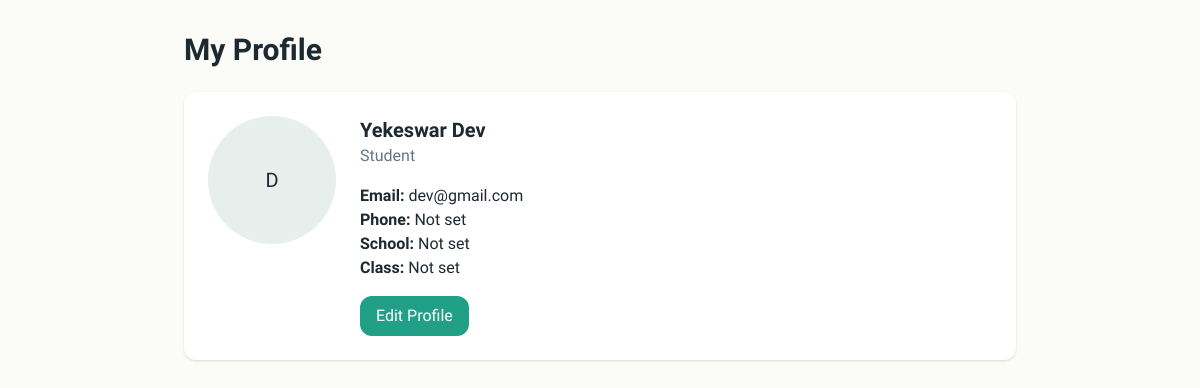
/accounts/profile/ (signed in), run on the app's committed database.
### apps/accounts/models.py (models this page shows, shortened)
class UserProfile(models.Model):
    ROLE_CHOICES = (
        ('student', 'Student'),
        ('teacher', 'Teacher'),
        ('admin', 'Administrator'),
    )
    user = models.OneToOneField(User, on_delete=models.CASCADE, related_name='profile')
    role = models.CharField(max_length=20, choices=ROLE_CHOICES, default='student')
    bio = models.TextField(blank=True, null=True)
    profile_picture = models.ImageField(upload_to='profiles/', blank=True, null=True)
    phone = models.CharField(max_length=20, blank=True, null=True)
    date_of_birth = models.DateField(blank=True, null=True)
    school_name = models.CharField(max_length=255, blank=True, null=True)
    class_name = models.CharField(max_length=50, blank=True, null=True)
    is_verified = models.BooleanField(default=False)
    created_at = models.DateTimeField(auto_now_add=True)
    updated_at = models.DateTimeField(auto_now=True)
    class Meta:
        ordering = ['-created_at']

### apps/accounts/views.py (the view)
# urls.py: path('profile/', views.profile_view, name='profile_view'),
@login_required
def profile_view(request):
    return render(request, "accounts/profile.html", {
        "profile": request.user.profile,
        "stats": request.user.gamification_stats
    })

### apps/classroom/templates/accounts/profile.html (shortened to what this page needs)
{% extends 'base.html' %}
{% block content %}
<div class="min-h-screen p-8 max-w-4xl mx-auto">
    <h1 class="text-3xl font-bold mb-6">My Profile</h1>
    <div class="bg-card p-6 rounded-xl shadow flex gap-6">
        <div>
            {% if profile.profile_picture %}
                <img src="{{ profile.profile_picture.url }}" class="w-32 h-32 rounded-full object-cover" />
            {% else %}
                <div class="w-32 h-32 bg-muted rounded-full flex items-center justify-center text-xl">
                    {{ request.user.username|first|upper }}
                </div>
            {% endif %}
        </div>
        <div>
            <p class="text-xl font-semibold">{{ request.user.get_full_name }}</p>
            <p class="text-muted-foreground">{{ profile.get_role_display }}</p>
            <p class="mt-4">
                <strong>Email:</strong> {{ request.user.email }}
            </p>
            <p><strong>Phone:</strong> {{ profile.phone|default:"Not set" }}</p>
            <p><strong>School:</strong> {{ profile.school_name|default:"Not set" }}</p>
            <p><strong>Class:</strong> {{ profile.class_name|default:"Not set" }}</p>
            <a href="/accounts/profile/edit/"
               class="inline-block mt-4 px-4 py-2 bg-primary text-white rounded-lg">
               Edit Profile
            </a>
        </div>
    </div>
</div>
{% endblock %}

### data on the page
UserProfile: role "Student", phone "Not set", school_name "Not set", class_name "Not set"

### other printed values
{{ request.user.username|first|upper }} "D"
{{ request.user.get_full_name }} "Yekeswar Dev"
{{ request.user.email }} "dev@gmail.com"
